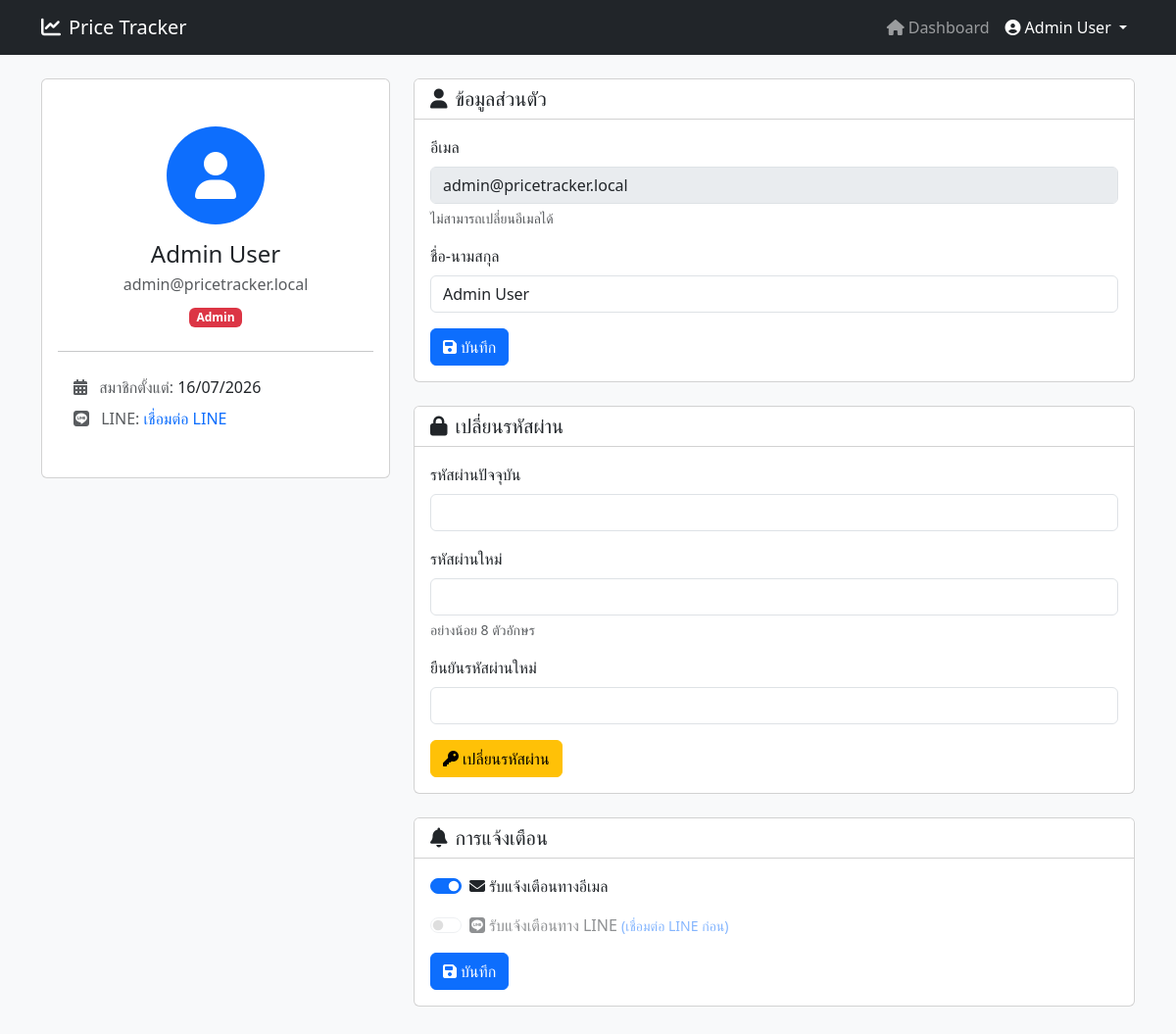
The page /pages/profile.php (signed in) on the database its author committed.
### tables this page shows
CREATE TABLE IF NOT EXISTS users (
    user_id INT AUTO_INCREMENT PRIMARY KEY,
    email VARCHAR(255) NOT NULL UNIQUE,
    password_hash VARCHAR(255) NOT NULL,
    full_name VARCHAR(150) NOT NULL,
    role ENUM('admin','user') NOT NULL DEFAULT 'user',
    is_active TINYINT(1) NOT NULL DEFAULT 1,
    notify_email TINYINT(1) NOT NULL DEFAULT 1,
    line_user_id VARCHAR(50) NULL,
    notify_line TINYINT(1) NOT NULL DEFAULT 1,
    created_at DATETIME NOT NULL DEFAULT CURRENT_TIMESTAMP,
    updated_at DATETIME NOT NULL DEFAULT CURRENT_TIMESTAMP ON UPDATE CURRENT_TIMESTAMP,
    UNIQUE INDEX idx_line_user_id (line_user_id)
);

### pages/profile.php (the view, shortened to what this page needs)
<?php
require_once __DIR__ . '/../config/database.php';
$userId = Auth::userId();
$stmt = $pdo->prepare("
    SELECT user_id, email, full_name, role, notify_email, notify_line, line_user_id, created_at
    FROM users WHERE user_id = :id
");
$stmt->execute(['id' => $userId]);
$user = $stmt->fetch(PDO::FETCH_ASSOC);
$isLineLinked = !empty($user['line_user_id']);
?>
<!DOCTYPE html>
<html lang="th">
<head>
    <link href="https://cdn.jsdelivr.net/npm/bootstrap@5.3.0/dist/css/bootstrap.min.css" rel="stylesheet">
    <link href="https://cdnjs.cloudflare.com/ajax/libs/font-awesome/6.4.0/css/all.min.css" rel="stylesheet">
</head>
<body class="bg-light">
    <nav class="navbar navbar-expand-lg navbar-dark bg-dark">
        <div class="container">
            <a class="navbar-brand" href="../dashboard.php">
                <i class="fas fa-chart-line me-2"></i>Price Tracker
            </a>
            <div class="collapse navbar-collapse" id="navbarNav">
                <ul class="navbar-nav ms-auto">
                    <li class="nav-item">
                        <a class="nav-link" href="../dashboard.php">
                            <i class="fas fa-home me-1"></i>Dashboard
                        </a>
                    </li>
                    <li class="nav-item dropdown">
                        <a class="nav-link dropdown-toggle active" href="#" data-bs-toggle="dropdown">
                            <i class="fas fa-user-circle me-1"></i><?= htmlspecialchars($user['full_name']) ?>
                        </a>
                    </li>
                </ul>
            </div>
        </div>
    </nav>
    <div class="container py-4">
        <div class="row">
            <div class="col-lg-4 mb-4">
                <div class="card text-center">
                    <div class="card-body py-5">
                        <div class="mb-3">
                            <div class="bg-primary text-white rounded-circle d-inline-flex align-items-center justify-content-center" style="width: 100px; height: 100px;">
                                <i class="fas fa-user fa-3x"></i>
                            </div>
                        </div>
                        <h4 class="mb-1"><?= htmlspecialchars($user['full_name']) ?></h4>
                        <p class="text-muted mb-2"><?= htmlspecialchars($user['email']) ?></p>
                        <span class="badge bg-<?= $user['role'] === 'admin' ? 'danger' : 'primary' ?>">
                            <?= $user['role'] === 'admin' ? 'Admin' : 'User' ?>
                        </span>
                        <hr class="my-4">
                        <div class="text-start px-3">
                            <p class="mb-2">
                                <i class="fas fa-calendar-alt me-2 text-muted"></i>
                                <span class="text-muted">สมาชิกตั้งแต่:</span>
                                <span><?= date('d/m/Y', strtotime($user['created_at'])) ?></span>
                            </p>
                            <p class="mb-0">
                                <i class="fab fa-line me-2 text-muted"></i>
                                <span class="text-muted">LINE:</span>
                                <?php if ($isLineLinked): ?>
                                    <span class="text-success"><i class="fas fa-check-circle me-1"></i>เชื่อมต่อแล้ว</span>
                                <?php else: ?>
                                    <a href="../line_connect.php" class="text-decoration-none">เชื่อมต่อ LINE</a>
                                <?php endif; ?>
                            </p>
                        </div>
                    </div>
                </div>
            </div>
            <div class="col-lg-8">
                <div class="card mb-4">
                    <div class="card-header bg-white">
                        <h5 class="mb-0"><i class="fas fa-user me-2"></i>ข้อมูลส่วนตัว</h5>
                    </div>
                    <div class="card-body">
                        <form method="post">
                            <div class="mb-3">
                                <label class="form-label">อีเมล</label>
                                <input type="email" class="form-control" value="<?= htmlspecialchars($user['email']) ?>" disabled>
                                <div class="form-text">ไม่สามารถเปลี่ยนอีเมลได้</div>
                            </div>
                            <div class="mb-3">
                                <label class="form-label">ชื่อ-นามสกุล</label>
                                <input type="text"
                                       name="full_name"
                                       class="form-control"
                                       value="<?= htmlspecialchars($user['full_name']) ?>"
                                       required>
                            </div>
                            <button type="submit" class="btn btn-primary">
                                <i class="fas fa-save me-1"></i>บันทึก
                            </button>
                        </form>
                    </div>
                </div>
                <div class="card mb-4">
                    <div class="card-header bg-white">
                        <h5 class="mb-0"><i class="fas fa-lock me-2"></i>เปลี่ยนรหัสผ่าน</h5>
                    </div>
                    <div class="card-body">
                        <form method="post">
                            <div class="mb-3">
                                <label class="form-label">รหัสผ่านปัจจุบัน</label>
                                <input type="password" name="current_password" class="form-control" required>
                            </div>
                            <div class="mb-3">
                                <label class="form-label">รหัสผ่านใหม่</label>
                                <input type="password" name="new_password" class="form-control" minlength="8" required>
                                <div class="form-text">อย่างน้อย 8 ตัวอักษร</div>
                            </div>
                            <div class="mb-3">
                                <label class="form-label">ยืนยันรหัสผ่านใหม่</label>
                                <input type="password" name="confirm_password" class="form-control" minlength="8" required>
                            </div>
                            <button type="submit" class="btn btn-warning">
                                <i class="fas fa-key me-1"></i>เปลี่ยนรหัสผ่าน
                            </button>
                        </form>
                    </div>
                </div>
                <div class="card mb-4">
                    <div class="card-header bg-white">
                        <h5 class="mb-0"><i class="fas fa-bell me-2"></i>การแจ้งเตือน</h5>
                    </div>
                    <div class="card-body">
                        <form method="post">
                            <div class="form-check form-switch mb-3">
                                <input class="form-check-input"
                                       type="checkbox"
                                       name="notify_email"
                                       id="notifyEmail"
                                       <?= $user['notify_email'] ? 'checked' : '' ?>>
                                <label class="form-check-label" for="notifyEmail">
                                    <i class="fas fa-envelope me-1"></i>รับแจ้งเตือนทางอีเมล
                                </label>
                            </div>
                            <div class="form-check form-switch mb-3">
                                <input class="form-check-input"
                                       type="checkbox"
                                       name="notify_line"
                                       id="notifyLine"
                                       <?= $user['notify_line'] ? 'checked' : '' ?>
                                       <?= !$isLineLinked ? 'disabled' : '' ?>>
                                <label class="form-check-label" for="notifyLine">
                                    <i class="fab fa-line me-1"></i>รับแจ้งเตือนทาง LINE
                                    <?php if (!$isLineLinked): ?>
                                        <a href="../line_connect.php" class="text-decoration-none small">(เชื่อมต่อ LINE ก่อน)</a>
                                    <?php endif; ?>
                                </label>
                            </div>
                            <button type="submit" class="btn btn-primary">
                                <i class="fas fa-save me-1"></i>บันทึก
                            </button>
                        </form>
                    </div>
                </div>
            </div>
        </div>
    </div>
</body>
</html>

### rows shown on the page
users: full_name "Admin User", email "admin@pricetracker.local", created_at "16/07/2026", notify_email "☑"
